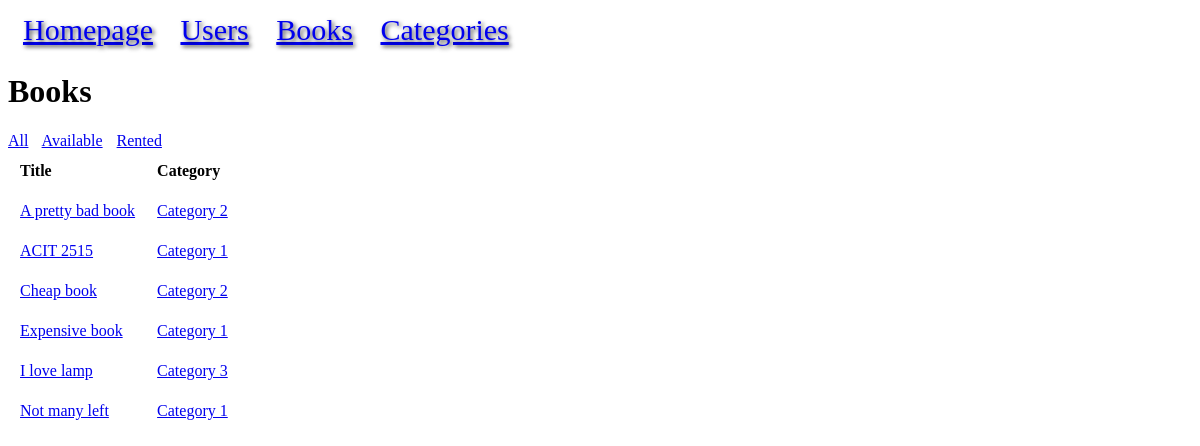
Before: /books with the older database file.
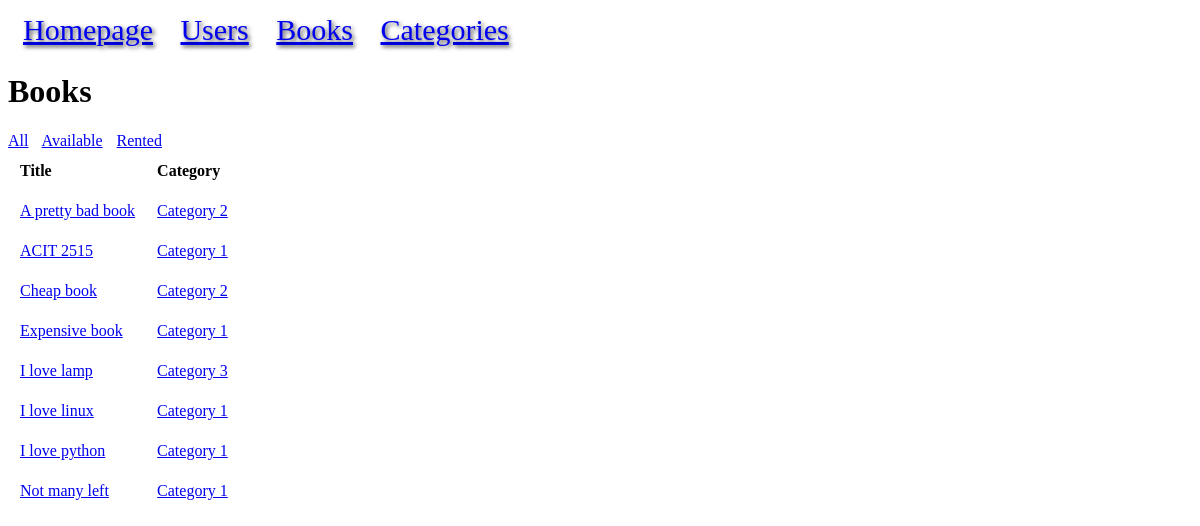
After: the same page with the newer database file.
### models.py (models this page shows, shortened)
class Book(db.Model):
    id = mapped_column(Integer, primary_key=True, autoincrement=True)
    title = mapped_column(String)
    price = mapped_column(DECIMAL(10, 2))
    available = mapped_column(Integer, default=0)
    rating = mapped_column(Integer)
    upc = mapped_column(String, unique=True)
    url = mapped_column(String)
    category_id = mapped_column(Integer, ForeignKey("category.id"))
    category = relationship("Category", back_populates="books")
    rentals = relationship("BookRental", back_populates="book")

class Category(db.Model):
    id = mapped_column(Integer, primary_key=True)
    name = mapped_column(String, unique=True)
    books = relationship("Book", back_populates="category")

### app.py (the view)
@app.route("/books")
def books():
    statement = db.select(Book).order_by(Book.title)
    results = db.session.execute(statement).scalars()
    return render_template("books.html", results=results)

### templates/books.html
{% extends "base.html" %}
{% block content %}
<h1>Books</h1>
<span style="margin-right: 10px;"><a href="{{ url_for('books') }}">All</a></span>
<span style="margin-right: 10px;"><a href="{{ url_for('available') }}">Available</a></span>
<span><a href="{{ url_for('rented') }}">Rented</a></span>
<table>
<tr>
    <th style="text-align: left;">Title</th>
    <th style="text-align: left;">Category</th>
</tr>
{% for book in results %}
<tr>
    <td><a href="{{ url_for('book', id=book.id) }}">{{ book.title }}</td></a>
    <td> <a href="{{ url_for('category_detail', name=book.category.name) }}">{{ book.category.name }}</td></a>
</tr>
{% endfor %}
</table>
{% endblock %}

Changed rows visible on the page:
added Book: title "I love linux", category.name "Category 1"
added Book: title "I love python", category.name "Category 1"
